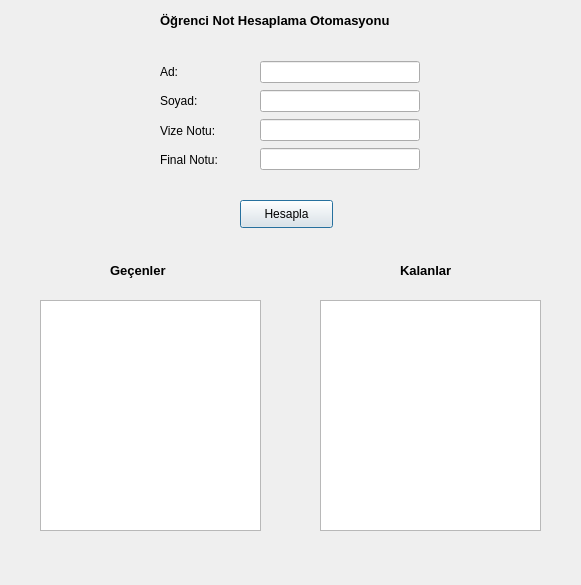
<?xml version="1.0" encoding="UTF-8"?>
<ui version="4.0">
 <class>Dialog</class>
 <widget class="QDialog" name="Dialog">
  <property name="geometry">
   <rect>
    <x>0</x>
    <y>0</y>
    <width>581</width>
    <height>585</height>
   </rect>
  </property>
  <property name="windowTitle">
   <string>Dialog</string>
  </property>
  <widget class="QLabel" name="label">
   <property name="geometry">
    <rect>
     <x>160</x>
     <y>10</y>
     <width>321</width>
     <height>20</height>
    </rect>
   </property>
   <property name="font">
    <font>
     <pointsize>10</pointsize>
     <weight>75</weight>
     <bold>true</bold>
    </font>
   </property>
   <property name="text">
    <string>Öğrenci Not Hesaplama Otomasyonu</string>
   </property>
  </widget>
  <widget class="QWidget" name="verticalLayoutWidget">
   <property name="geometry">
    <rect>
     <x>160</x>
     <y>60</y>
     <width>71</width>
     <height>111</height>
    </rect>
   </property>
   <layout class="QVBoxLayout" name="verticalLayout">
    <item>
     <widget class="QLabel" name="label_2">
      <property name="text">
       <string>Ad:</string>
      </property>
     </widget>
    </item>
    <item>
     <widget class="QLabel" name="label_3">
      <property name="text">
       <string>Soyad:</string>
      </property>
     </widget>
    </item>
    <item>
     <widget class="QLabel" name="label_4">
      <property name="text">
       <string>Vize Notu:</string>
      </property>
     </widget>
    </item>
    <item>
     <widget class="QLabel" name="label_5">
      <property name="text">
       <string>Final Notu:</string>
      </property>
     </widget>
    </item>
   </layout>
  </widget>
  <widget class="QWidget" name="verticalLayoutWidget_2">
   <property name="geometry">
    <rect>
     <x>260</x>
     <y>60</y>
     <width>160</width>
     <height>111</height>
    </rect>
   </property>
   <layout class="QVBoxLayout" name="verticalLayout_2">
    <item>
     <widget class="QLineEdit" name="ln_ad"/>
    </item>
    <item>
     <widget class="QLineEdit" name="ln_soyad"/>
    </item>
    <item>
     <widget class="QLineEdit" name="ln_vizenot"/>
    </item>
    <item>
     <widget class="QLineEdit" name="ln_finalnot"/>
    </item>
   </layout>
  </widget>
  <widget class="QPushButton" name="btn_Hesapla">
   <property name="geometry">
    <rect>
     <x>240</x>
     <y>200</y>
     <width>93</width>
     <height>28</height>
    </rect>
   </property>
   <property name="text">
    <string>Hesapla</string>
   </property>
  </widget>
  <widget class="QLabel" name="label_6">
   <property name="geometry">
    <rect>
     <x>110</x>
     <y>260</y>
     <width>81</width>
     <height>21</height>
    </rect>
   </property>
   <property name="font">
    <font>
     <pointsize>10</pointsize>
     <weight>75</weight>
     <bold>true</bold>
    </font>
   </property>
   <property name="text">
    <string>Geçenler</string>
   </property>
  </widget>
  <widget class="QLabel" name="label_7">
   <property name="geometry">
    <rect>
     <x>400</x>
     <y>260</y>
     <width>81</width>
     <height>21</height>
    </rect>
   </property>
   <property name="font">
    <font>
     <pointsize>10</pointsize>
     <weight>75</weight>
     <bold>true</bold>
    </font>
   </property>
   <property name="text">
    <string>Kalanlar</string>
   </property>
  </widget>
  <widget class="QListWidget" name="listWidget_gecenler">
   <property name="geometry">
    <rect>
     <x>40</x>
     <y>300</y>
     <width>221</width>
     <height>231</height>
    </rect>
   </property>
  </widget>
  <widget class="QListWidget" name="listWidget_kalanlar">
   <property name="geometry">
    <rect>
     <x>320</x>
     <y>300</y>
     <width>221</width>
     <height>231</height>
    </rect>
   </property>
  </widget>
 </widget>
 <resources/>
 <connections/>
</ui>
